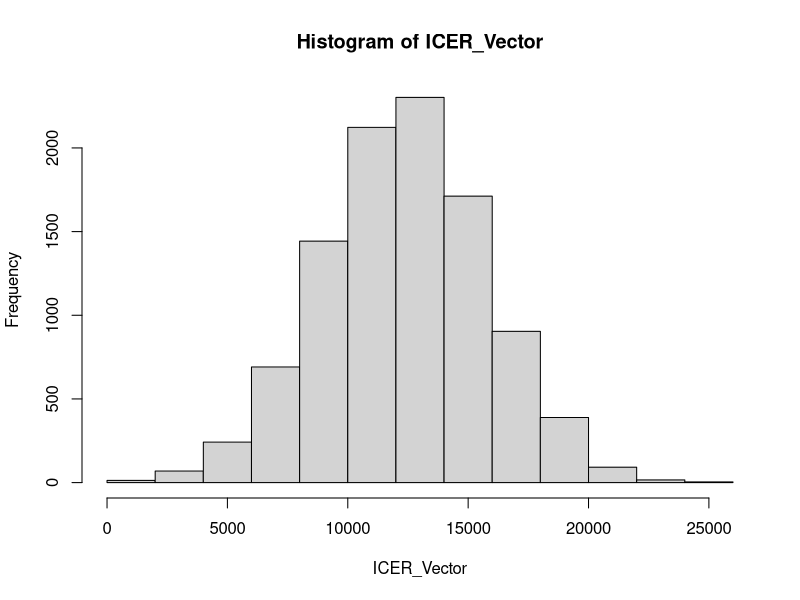
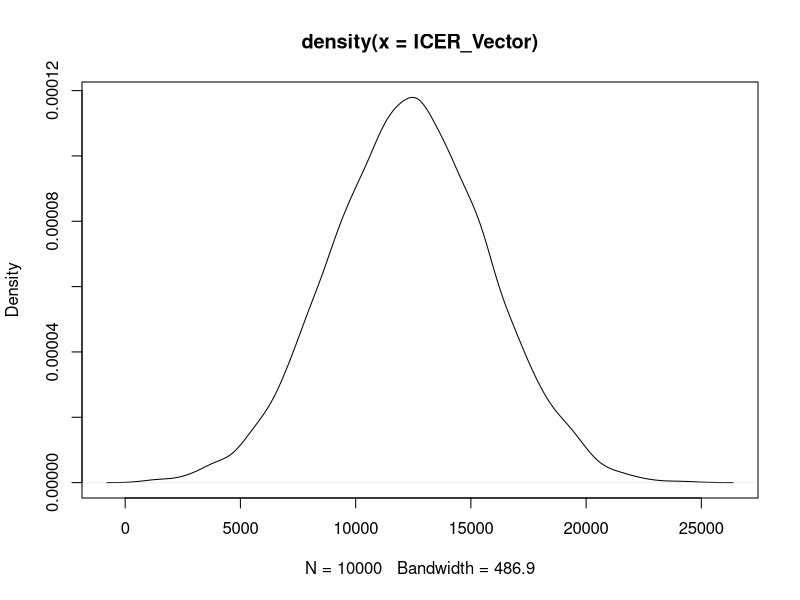
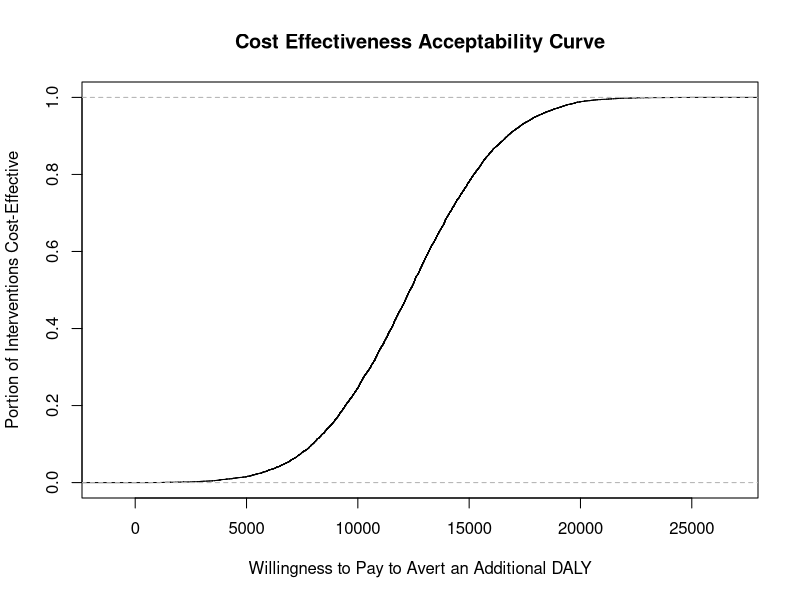

Source code (R) for these figures, in order:
setwd("C:/Users/tresc/Dropbox/LSHTM")

ICER_csv <- function(inputdata){
  setwd("C:/Users/tresc/Dropbox/LSHTM")
  inputdata <- read.csv("inputdata.csv")
  inputdata <- as.data.frame(inputdata)
  costs_intervention <- inputdata$state_distribution_intervention * inputdata$state_costs_intervention
  total_cost_intervention <- costs_intervention[1]+costs_intervention[2]+costs_intervention[3]
  QALYs_intervention <- inputdata$state_distribution_intervention * inputdata$state_QALYs
  total_QALYs_intervention <- QALYs_intervention[1]+QALYs_intervention[2]+QALYs_intervention[3]
  
  costs_control <- inputdata$state_distribution_control * inputdata$state_costs_control
  total_cost_control <- costs_control[1]+costs_control[2]+costs_control[3]
  QALYs_control <- inputdata$state_distribution_control * inputdata$state_QALYs
  total_QALYs_control <- QALYs_control[1]+QALYs_control[2]+QALYs_control[3]
  
  ICER <- (total_cost_intervention - total_cost_control) / (total_QALYs_intervention - total_QALYs_control)
  
  return(ICER)
}

ICER_csv("inputdata.csv")
ICER_csv("pessimistic inputs.csv")
ICER_csv("optimistic inputs.csv")

################################################################################
#Try randomising part of the function, and storing simulation results

ICER_rand <- function(inputdata){
  setwd("C:/Users/tresc/Dropbox/LSHTM")
  inputdata <- read.csv("inputdata.csv")
  inputdata <- as.data.frame(inputdata)
  
  #replace intervention cost with a random draw
  inputdata$state_costs_intervention[1] <- rnorm(1,500,100)
  
  costs_intervention <- inputdata$state_distribution_intervention * inputdata$state_costs_intervention
  total_cost_intervention <- costs_intervention[1]+costs_intervention[2]+costs_intervention[3]
  QALYs_intervention <- inputdata$state_distribution_intervention * inputdata$state_QALYs
  total_QALYs_intervention <- QALYs_intervention[1]+QALYs_intervention[2]+QALYs_intervention[3]
  
  costs_control <- inputdata$state_distribution_control * inputdata$state_costs_control
  total_cost_control <- costs_control[1]+costs_control[2]+costs_control[3]
  QALYs_control <- inputdata$state_distribution_control * inputdata$state_QALYs
  total_QALYs_control <- QALYs_control[1]+QALYs_control[2]+QALYs_control[3]
  
  ICER <- (total_cost_intervention - total_cost_control) / (total_QALYs_intervention - total_QALYs_control)
  
  return(ICER)
}

ICER_Vector <- c(rep(0,10000))

for(i in 1:10000){
  ICER_Vector[i] <- ICER_rand("inputdata.csv")
  rm(i)
}

hist(ICER_Vector)

density <- density(ICER_Vector)

plot(density)

CEAC <- ecdf(ICER_Vector)

plot(CEAC,
     xlab = 'Willingness to Pay to Avert an Additional DALY',
     ylab = "Portion of Interventions Cost-Effective",
     main = 'Cost Effectiveness Acceptability Curve')
